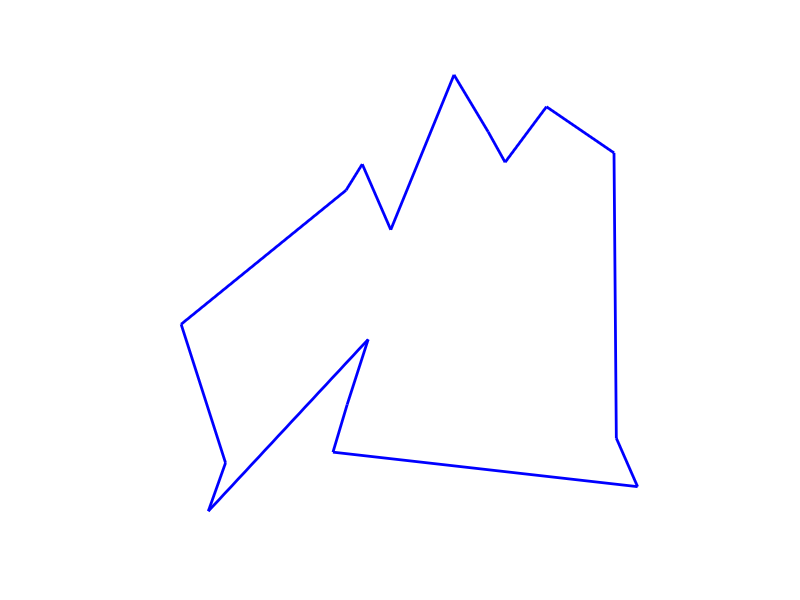

Write MATLAB code to recreate this figure. (Note: this script raises an error after producing the figure.)
% isinside2Dset
%
% Function to check if a vertex is located inside or outside a given
% 2D set, boundary not included (opened set).
%
% Author & support : nicolas.douillet (at) free.fr, 2022.
%
% Syntax
%
% isin = isinside2Dset(V, P);
%
% Description
%
% isin = isinside2Dset(V, P) computes the boolean isin which is true/logical 1
% in the case the vertex P belongs to the opened convex set V. isin is false/logical
% 0 in the case vertex P belongs to the complementary set or the boundary.
%
% See also 
%
% <https://fr.mathworks.com/matlabcentral/fileexchange/65688-isinconvexset-2d-3d?s_tid=srchtitle isinconvexset>
%
% Input arguments
%
%        [ |  |  |]
% - V = [Vx Vy Vz], real matrix double, the convex set, with size(V,1) > size(V,2) to define a relevant convex set.
%        [ |  |  |]
%
%        [ |  |  |]
% - P = [Px Py Pz], real row vector or matrix double, the coordinates of the vertex / vertices  to check. Size(P,2) = size(V,2).
%        [ |  |  |]
%
%
% Output argument
%
%           [      |      ]
% - isin = [logical 1 / 0], logical true (1)/false (0) scalar / column vector. The boolean result. Size(isin) = [size(P,1),1].
%           [      |      ]
%
%
% Example #1 : 2D convex hull of random point cloud
N = 16;
V = 2*(rand(N,2)-0.5);
G = mean(V,1);
V = V - G;
theta = atan2(V(:,2),V(:,1));
[~,i] = sort(theta);
V = V(i,:);
[A B] = meshgrid(-1:0.1:1);
P = cat(2,A(:),B(:));

figure
line([V(:,1); V(1,1)],[V(:,2); V(1,2)],'Color',[0 0 1],'LineWidth',2), hold on;
set(gcf,'Color',[0 0 0]), set(gca,'Color',[0 0 0],'XColor',[1 1 1],'YColor',[1 1 1],'FontSize',16);
xlabel('X'), ylabel('Y');

isin = cell2mat(cellfun(@(c) isinside2Dset(V,c),num2cell(P,2),'un',0));
ColorSpec = cell2mat(cellfun(@(c) cat(2,~c,c,0),num2cell(isin,2),'un',0));

cellfun(@(r1,r2) plot(r1(1,1),r1(1,2),'+','Color',r2,'MarkerSize',4,'LineWidth',4),num2cell(P,2),num2cell(ColorSpec,2),'un',0);
axis equal, axis tight;